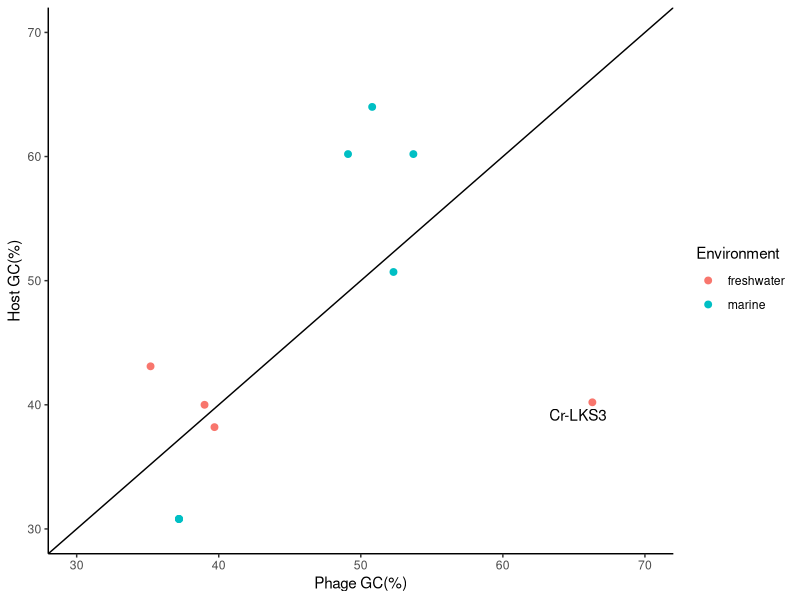

The R source for this figure: (Note: this script raises an error after producing the figure.)

library(here)
library(tidyverse)

d <- read_csv(here("data/gc-content.csv"), trim_ws = T)

d %>% 
  mutate(`Host GC(%)` = as.numeric(`Host GC(%)`)) %>% 
  ggplot(aes(`Phage GC(%)`, `Host GC(%)`))+
  geom_abline(slope = 1, intercept = 0)+
  geom_point(aes(color = Environment), size = 2)+
  geom_text(aes(label = label), nudge_x = -1, nudge_y = -1)+
  xlim(30,70)+
  ylim(30,70)+
  theme_classic()+
  ggsave(here("plots/gc.png"), width = 5,height = 4)


d %>% 
  ggplot(aes(Environment, `Phage GC(%)`))+
    geom_jitter(aes(color = label), size = 2, width = .1, height = 0)+
    # ggrepel::geom_text_repel(aes(label = label))+
    theme_classic()